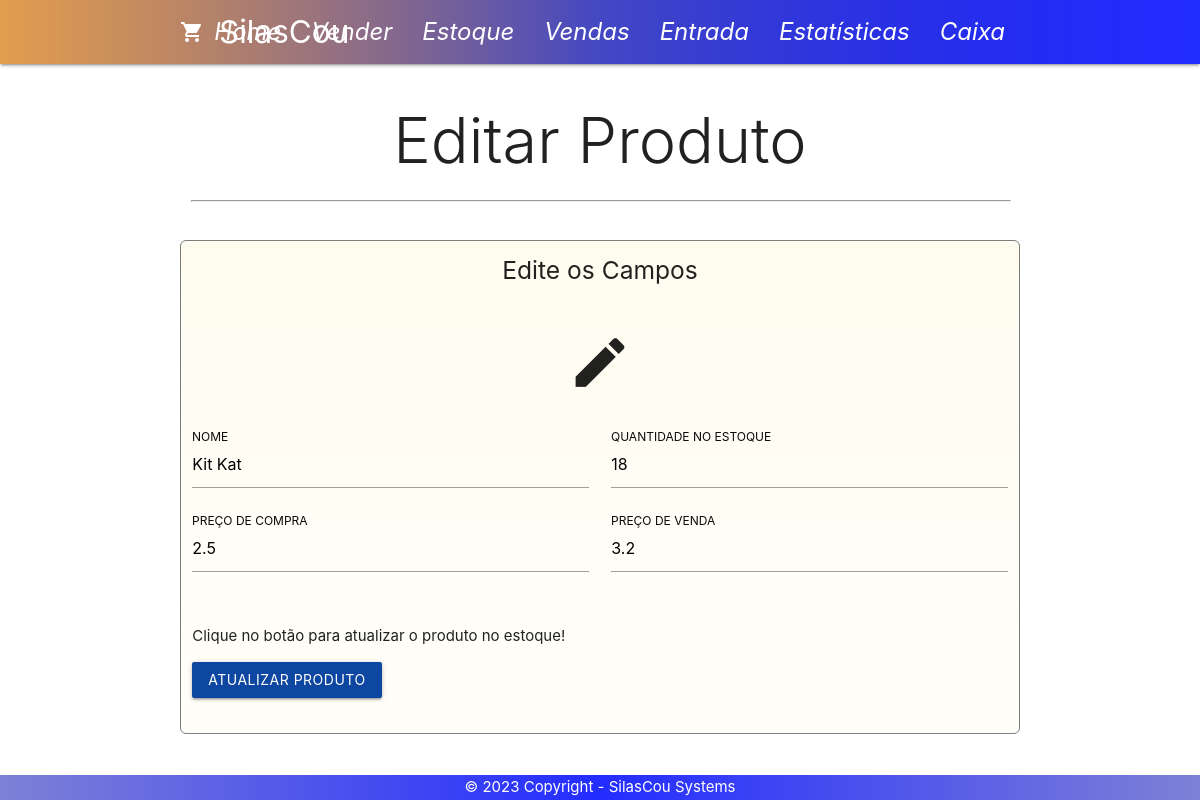
The page /edita_produto.php?id=17 on the database its author committed.
### tables this page shows
CREATE TABLE `produto` (
  `id` int(11) NOT NULL AUTO_INCREMENT,
  `nome` varchar(64) NOT NULL,
  `preco_compra` double NOT NULL,
  `preco_venda` double NOT NULL,
  `porcentagem` float DEFAULT NULL,
  `qtd_estoque` float DEFAULT NULL,
  PRIMARY KEY (`id`)
);

### controllers/edita_produtoController.php (called while the page is built, shortened)
<?php
if(isset($_GET['id'])){
    $id = $_GET['id'];
    $produto = new Produto;
    $produto_buscado = $produto->find($id);
}else{
    header('location: estoque.php');
}

### models/database/connection.php (called while the page is built)
<?php
function connect() {
    $username = 'root';
    $password = '';
    $pdo = new PDO('mysql:host=localhost;dbname=lojasilascou;charset=utf8', $username, $password);
    $pdo->setAttribute(PDO::ATTR_ERRMODE, PDO::ERRMODE_EXCEPTION);
    $pdo->setAttribute(PDO::ATTR_DEFAULT_FETCH_MODE, PDO::FETCH_OBJ);
    return $pdo;
}
?>

### models/database/model.php (called while the page is built, shortened)
<?php
require 'connection.php';
abstract class Model{
    public function find($id) {
        $sql = "select * from $this->table where id = ?";
        $list = connect()->prepare($sql);
        $list->bindValue(1, $id);
        $list->execute();
        return $list->fetch();
    }
}

### edita_produto.php (the view, shortened to what this page needs)
<?php
    require 'controllers/edita_produtoController.php';
    require 'components/header.php';
?>
<div class="row container">
    <div class="col s12">
        <h1 class="light center">Editar Produto</h1>
        <hr class="hr-custom">
    </div>
</div>
<div class="contorno container">
    <div class="row">
        <div class="col s12">
            <h5 class="center">Edite os Campos</h5>
        </div>
        <div class="col s12">
            <h2 class="center"><span class="material-icons center" style="font-size:65px;">create</span></h2>
        </div>
        <form action="" method="post">
            <div class="input-field col s12 m6">
                <input id="nome" type="text" name="nome" value="<?php echo $produto_buscado->nome; ?>">
                <label for="nome">Nome</label>
            </div>
            <div class="input-field col s12 m6">
                <input id="qtd_estoque" type="text" name="qtd_estoque" value="<?php echo $produto_buscado->qtd_estoque;?>">
                <label for="qtd_estoque">Quantidade no Estoque</label>
            </div>
            <div class="input-field col s12 m6">
                <input id="preco_compra" type="text" name="preco_compra" value="<?php echo $produto_buscado->preco_compra;?>">
                <label for="preco_compra">Preço de Compra</label>
            </div>
            <div class="input-field col s12 m6">
                <input id="preco_venda" type="text" name="preco_venda" value="<?php echo $produto_buscado->preco_venda;?>">
                <label for="preco_venda">Preço de venda</label>
            </div>
            <div class="input-field col s12">
                <p>Clique no botão para atualizar o produto no estoque!</p>
                <button type="submit" name="atualizar_produto" class="btn blue darken-4">Atualizar Produto</button>
            </div>
        </form>
    </div>
</div>
<?php require 'components/footer.php';?>

### css/style.css (style rules this page uses)
.contorno { margin-top: 30px; border: 1px solid #7e7e7e; border-radius: 6px; background: linear-gradient(to top, #fffdf488, #fffceeee); }
.hr-custom { width: 100%; margin-top: 0%; }
.input-field label { color: #0a0a0a !important; text-transform: uppercase; }

### rows shown on the page
produto: nome "Kit Kat", qtd_estoque "18", preco_compra "2.5", preco_venda "3.2"
